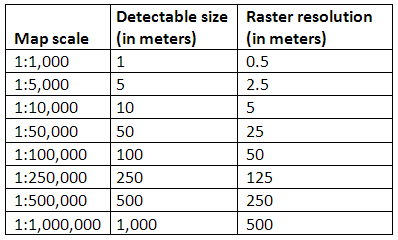
#> input picture extractor/tests/test_imgs/table.png, 398 x 240 px
$ python -i helpers.py   (imports and definitions only)
#> lines starting #> are read from the running program, lines starting #| are printed output that depends on the picture; after the words box and inside, x2 and y2 are one past the last pixel; in counts of white or black regions, pixels touching at a corner belong together
#> further down, picture is the input picture: shape (240, 398, 3); mean B, G, R 229.5, 229.6, 229.6
import cv2

from extractor import Location
from extractor.exceptions import InvalidCropSizeException


def remove_close_lines(lines, thresh=30):
    lines.sort(key=lambda x: x[0])
    return [lines[i] for i in range(len(lines)) if abs(lines[i][0] - lines[i-1][0]) > thresh]


def separate_by_histogram(image, dimension, thresh=30, margin=0):
    hist = cv2.reduce(src=image, dim=dimension, rtype=cv2.REDUCE_AVG)\
        .reshape(-1)

    lines, start = list(), None
    if hist[0] > thresh:
        start = 0
    for idx in range(len(hist)-1):
        if hist[idx] <= thresh < hist[idx+1]:
            start = idx

        elif hist[idx] >= thresh > hist[idx+1] and start is not None:
            lines.append([max(0, start-margin), min(idx+margin, len(hist))])

    if start is not None and hist[-1] > thresh:
        lines.append([max(0, start - margin), len(hist)])
    return lines


# [19 lines left out: function detect_lines, not called in this run]


def detect_horizontal_lines(image, ratio: float):
    return detect_lines(image, dimension=1, ratio=ratio)


def detect_vertical_lines(image, ratio: float):
    return detect_lines(image, dimension=0, ratio=ratio)


# [71 lines left out: functions segment_by_horizontal_lines, segment_by_vertical_lines, not called in this run]


def line_array_detection(
        image, direction, threshold=50, margin=10, kernel_matrix=(30, 10)
):
#> called with direction = 1, threshold = 50, margin = 10, kernel_matrix = (30, 10)
    gray_image = image if len(image.shape) < 3 else cv2.cvtColor(image, cv2.COLOR_BGR2GRAY)
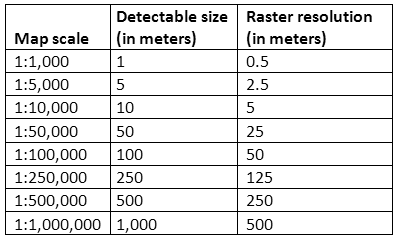
#> gray_image: shape (240, 398); min 0, max 255, mean 229.6

    __, threshed_image = cv2.threshold(
        gray_image, 127, 255, cv2.THRESH_BINARY_INV
    )
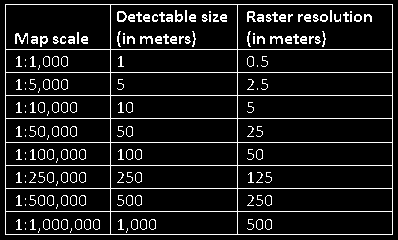
#> threshed_image: shape (240, 398); 9.6% white in thin lines or dots
    morphology_image = cv2.morphologyEx(
        threshed_image, cv2.MORPH_CLOSE,
        cv2.getStructuringElement(
            cv2.MORPH_RECT, kernel_matrix
        )
    )
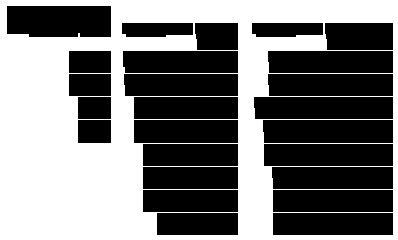
#> morphology_image: shape (240, 398); 46.3% white; 1 white region, box (x1, y1, x2, y2) and area: (0, 0, 398, 240) 44218

    return separate_by_histogram(
        morphology_image, direction, threshold, margin
    )
#> in separate_by_histogram, `hist = cv2.reduce(src=image, dim=dimension, rtype=cv2.REDUCE_AVG)\ .re..`: hist = 240 values, max 255 at index 0, min 26 at index 23, mean 117.9
#> the loop in separate_by_histogram, `for idx in range(len(hist)-1):` made 239 passes
#> start on pass 35: 34
#> after the loop in separate_by_histogram, `for idx in range(len(hist)-1):`: lines = [[0, 32]]


def row_detection(image, threshold=50, margin=10, kernel_matrix=(30, 10)):
    return line_array_detection(
        image,
        direction=1,
        threshold=threshold,
        margin=margin,
        kernel_matrix=kernel_matrix
    )


# [19 lines left out: functions column_detection, crop, not called in this run]

>>> import cv2
>>> picture = cv2.imread('tests/test_imgs/table.png')
>>> result = row_detection(picture)
#> result = [[0, 32], [24, 240]]
